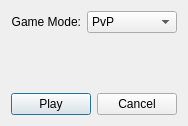
<?xml version="1.0" encoding="UTF-8"?>
<ui version="4.0">
 <class>Dialog</class>
 <widget class="QDialog" name="Dialog">
  <property name="geometry">
   <rect>
    <x>0</x>
    <y>0</y>
    <width>188</width>
    <height>126</height>
   </rect>
  </property>
  <property name="windowTitle">
   <string>Dialog</string>
  </property>
  <layout class="QGridLayout" name="gridLayout_2">
   <item row="0" column="0">
    <widget class="QLabel" name="label">
     <property name="text">
      <string>Game Mode:</string>
     </property>
     <property name="alignment">
      <set>Qt::AlignRight|Qt::AlignTrailing|Qt::AlignVCenter</set>
     </property>
     <property name="buddy">
      <cstring>ModeSelector</cstring>
     </property>
    </widget>
   </item>
   <item row="0" column="1" colspan="2">
    <widget class="QComboBox" name="ModeSelector">
     <item>
      <property name="text">
       <string>PvP</string>
      </property>
     </item>
     <item>
      <property name="text">
       <string>PvAI</string>
      </property>
     </item>
    </widget>
   </item>
   <item row="1" column="0" colspan="3">
    <widget class="QStackedWidget" name="stackedWidget">
     <property name="sizePolicy">
      <sizepolicy hsizetype="Preferred" vsizetype="MinimumExpanding">
       <horstretch>0</horstretch>
       <verstretch>0</verstretch>
      </sizepolicy>
     </property>
     <property name="layoutDirection">
      <enum>Qt::LeftToRight</enum>
     </property>
     <property name="currentIndex">
      <number>0</number>
     </property>
     <widget class="QWidget" name="page">
      <layout class="QGridLayout" name="gridLayout_3"/>
     </widget>
     <widget class="QWidget" name="page_2">
      <layout class="QGridLayout" name="gridLayout">
       <item row="0" column="1">
        <widget class="QComboBox" name="AIColorSelector">
         <item>
          <property name="text">
           <string>Red</string>
          </property>
         </item>
         <item>
          <property name="text">
           <string>Black</string>
          </property>
         </item>
        </widget>
       </item>
       <item row="0" column="0">
        <widget class="QLabel" name="label_3">
         <property name="text">
          <string>AI Color:</string>
         </property>
         <property name="buddy">
          <cstring>AIColorSelector</cstring>
         </property>
        </widget>
       </item>
      </layout>
     </widget>
    </widget>
   </item>
   <item row="2" column="0" colspan="2">
    <widget class="QPushButton" name="ResumeGame_Play">
     <property name="text">
      <string>Play</string>
     </property>
    </widget>
   </item>
   <item row="2" column="2">
    <widget class="QPushButton" name="ResumeGame_Cancel">
     <property name="text">
      <string>Cancel</string>
     </property>
    </widget>
   </item>
  </layout>
 </widget>
 <resources/>
 <connections>
  <connection>
   <sender>ResumeGame_Cancel</sender>
   <signal>clicked()</signal>
   <receiver>Dialog</receiver>
   <slot>reject()</slot>
   <hints>
    <hint type="sourcelabel">
     <x>154</x>
     <y>104</y>
    </hint>
    <hint type="destinationlabel">
     <x>183</x>
     <y>118</y>
    </hint>
   </hints>
  </connection>
  <connection>
   <sender>ModeSelector</sender>
   <signal>activated(int)</signal>
   <receiver>stackedWidget</receiver>
   <slot>setCurrentIndex(int)</slot>
   <hints>
    <hint type="sourcelabel">
     <x>131</x>
     <y>22</y>
    </hint>
    <hint type="destinationlabel">
     <x>106</x>
     <y>58</y>
    </hint>
   </hints>
  </connection>
 </connections>
</ui>
